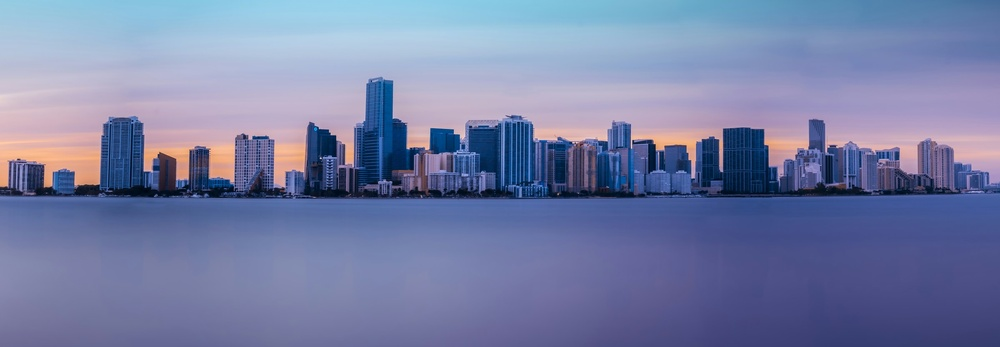
#> input picture images/img4.jpg, 1000 x 347 px, shrunk from 2400 x 833 before the run
$ jupyter execute --allow-errors Panorama_Stitching.ipynb   (older library calls are emulated)
#> lines starting #> are read from the running program, lines starting #| are printed output that depends on the picture
### python/general_functions.py
import numpy as np
import matplotlib.pyplot as plt
from numba import jit

# [157 lines left out: functions normalize_img, show_images, sobel_numba, compute_weighted_histogram, get_hist, concatenate_images, not called in this run]

### python/sift_extractor.py
import cv2
import numpy as np
import pandas as pd
from numba import jit
from skimage.transform import rotate

try :
    from general_functions import get_hist
except ImportError:
    from python.general_functions import get_hist

class SIFT:
    def __init__(self, sigma=1.2, k=np.sqrt(1.8), num_downsamples=3, doG_thresh=0.003, r=10):
        self.doG_thresh = doG_thresh
        self.r = r
        self.sigmas = [sigma, k * sigma, k**2 * sigma, k**3 * sigma, k**4 * sigma, k**5 * sigma]
        self.downsampling_lvls = [1.0]

        for i in range(num_downsamples):
            self.downsampling_lvls.append(np.sqrt(2) * self.downsampling_lvls[-1])


    def downsample_img(self, img):
        """
        Generates a list of images by downsampling the input image at different levels.

        Parameters:
        - img: Input image (NumPy array).
        - lvls: List of downsampling levels.

        Returns:
        - generated_imgs: List of images downsampled at different levels.
        """
        lvls = self.downsampling_lvls
        generated_imgs = [cv2.resize(img, (0, 0), fx=1.0/lvl, fy=1.0/lvl) for lvl in lvls]
        return generated_imgs

    def create_octave(self, img):
        """
        Generates a list of images by applying Gaussian blur to the input image at different sigma values.

        Parameters:
        - img: Input image (NumPy array).
        - sigmas: List of sigma values for Gaussian blurring.

        Returns:
        - generated_imgs: List of images blurred at different sigma values.
        """
        sigmas = self.sigmas
        blurred_images = [cv2.GaussianBlur(img, (0, 0), sigmaX=sigma, sigmaY=sigma) for sigma in sigmas]
        return blurred_images

    def get_doG(self, imgs_list):
        """
        Computes the Difference of Gaussians (doG) for a list of images.

        Parameters:
        - imgs_list: List of images.

        Returns:
        - doG_list: List of images representing the differences between consecutive scales.
        """
        doG_list = [imgs_list[i] - imgs_list[i - 1] for i in range(1, len(imgs_list))]
        return doG_list

    @staticmethod
    @jit(nopython=True)
    def get_keypoints(doG_list, thresh=0.003):  # check that image values are between 0 and 1
        """
        Detects potential keypoints in Difference of Gaussian (doG) images.

        Args:
        - doG_list (list of arrays): A list containing Difference of Gaussian images.
        - thresh (float): Threshold value for identifying potential keypoints (default: 0.55).

        Returns:
        - total_keypoints (list of lists of tuples): A list containing coordinates of identified keypoints for each doG image.

        Notes:
        - The function iterates through the doG images in 'doG_list' and identifies potential keypoints.
        - 'thresh' determines the sensitivity of keypoint detection.
        - Output 'total_keypoints' contains lists of keypoints corresponding to each doG image.
        """
        candidate_keypoints = []
        H, W = doG_list[0].shape

        for y in range(1, H - 1):
            for x in range(1, W - 1):
                wind1 = doG_list[0][y - 1: y + 2, x - 1: x + 2]
                wind2 = doG_list[1][y - 1: y + 2, x - 1: x + 2]
                wind3 = doG_list[2][y - 1: y + 2, x - 1: x + 2]

                if np.abs(doG_list[1][y, x]) > thresh:
                    if (doG_list[1][y, x] > max([np.max(wind1), np.max(wind3)]) or
                        doG_list[1][y, x] < min([np.min(wind1), np.min(wind3)])):

                        if (doG_list[1][y, x] == np.max(wind2) or doG_list[1][y, x] == np.min(wind2)):
                            candidate_keypoints.append((x, y))  # Swap x and y here

        return candidate_keypoints

    def filter_keypoints(self, img, keypoints, dxx, dyy, dxy, r=10, patch_size=5):
        """
        Filter keypoints based on the Hessian matrix determinant ratio.

        Parameters:
        - img: Input image.
        - keypoints: List of keypoints, where each keypoint is represented as a tuple (x, y).
        - dxx, dyy, dxy: Second derivatives of the image in x, y directions.
        - r: Parameter controlling the acceptance of keypoints based on Hessian determinant ratio.
            Keypoints with a ratio below ((r + 1)^2) / r are accepted.
        - patch_size: Size of the neighborhood patch for computing derivatives.

        Returns:
        List of filtered keypoints based on the Hessian determinant ratio.
        Each filtered keypoint is represented as a tuple (x, y).
        """
        filtered_keypoints = []

        for kp in keypoints:
            x, y = kp

            # Calculate the Hessian matrix at the keypoint location
            y_start, y_end = int(y - patch_size/2), int(y + patch_size/2)
            x_start, x_end = int(x - patch_size/2), int(x + patch_size/2)

            dxx_ = dxx[y_start:y_end, x_start:x_end]
            dyy_ = dyy[y_start:y_end, x_start:x_end]
            dxy_ = dxy[y_start:y_end, x_start:x_end]

            if dxx_.any():
                # Construct the Hessian matrix
                H = np.array([[np.sum(dxx_**2), np.sum(dxy_**2)],
                            [np.sum(dxy_**2), np.sum(dyy_**2)]])

                # Calculate the Hessian determinant ratio
                ratio = (H[0, 0] + H[1, 1])**2 / (np.linalg.det(H) + 1e-8)

                # Check if the keypoint satisfies the Hessian determinant ratio condition
                if(x < img.shape[1] - 1 and y < img.shape[0] - 1):
                    if ratio < ((r + 1)**2) / r:
                        filtered_keypoints.append((x, y))
        return filtered_keypoints

    def get_dominant_angles(self, filtered_keypoints, gradient_magnitude, gradient_orientation, patch_size=8):
        """
        Calculate dominant angles for filtered keypoints based on local gradient information.

        Parameters:
        - filtered_keypoints: List of filtered keypoints, where each keypoint is represented as a tuple (x, y).
        - gradient_magnitude: Gradient magnitude image.
        - gradient_orientation: Gradient orientation image.
        - patch_size: Size of the neighborhood patch for computing orientations.

        Returns:
        - orientation_data: Dictionary mapping each keypoint to a list of dominant angles.
        - new_filtered_keypoints: List of keypoints that passed the patch size check.
        """
        orientation_data = {}
        new_filtered_keypoints = []

        for kp in filtered_keypoints:
            x, y = kp
            y_start, y_end = int(y - patch_size / 2), int(y + patch_size / 2)
            x_start, x_end = int(x - patch_size / 2), int(x + patch_size / 2)
            patch_magnitude = gradient_magnitude[y_start:y_end, x_start:x_end]
            patch_orientation = gradient_orientation[y_start:y_end, x_start:x_end]

            if patch_magnitude.shape == (patch_size, patch_size):
                # Flatten the orientation and magnitude arrays
                flat_magnitude = patch_magnitude.flatten()
                flat_orientation = patch_orientation.flatten()

                # Calculate the weighted histogram of orientations
                hist, bins = np.histogram(flat_orientation, bins=36, range=(0, 360), weights=flat_magnitude)

                # Find the bin index with the maximum value
                max_bin_index = np.argmax(hist)

                # Convert the bin index to the corresponding orientation value
                max_orientation = (bins[max_bin_index] + bins[max_bin_index + 1]) / 2

                orientation_data[kp[:2]] = [max_orientation]
                new_filtered_keypoints.append(kp)

                # Check for additional prominent angles (>0.8 times the peak value)
                hist = np.delete(hist, max_bin_index)
                other_bins = np.where(hist > 0.8 * max_orientation)[0]

                if len(other_bins) > 0:
                    orientation_data[kp[:2]].extend([(bins[bin] + bins[bin + 1]) / 2 for bin in other_bins])

        return orientation_data, new_filtered_keypoints


    def get_descriptor(self, doG_i, kp, rot_angle, patch_size=16, subarray_size=4):
        """
        Generates a sift descriptor for a keypoint in an image.

        Parameters:
        - doG_i (numpy.ndarray): The Difference of Gaussians (DoG) image from which the descriptor is computed.
        - kp (tuple): Keypoint coordinates (x, y) for which the descriptor is generated.
        - rot_angle (float): Rotation angle in degrees representing the dominant orientation of the keypoint.
        - patch_size (int, optional): Size of the square patch around the keypoint. Default is 16.
        - subarray_size (int, optional): Size of the subarrays within the patch. Default is 4.
        - func (function, optional): Function used to compute the feature vector for each subarray. Default is get_hist.

        Returns:
        - normalized_feature_vector (numpy.ndarray): Normalized feature vector representing the sift descriptor.

        Note:
        - The function checks boundaries to ensure that the generated patch around the keypoint is within the image limits.
        - The patch is rotated using the specified dominant angle before computing the feature vector.
        - The feature vector is obtained by applying the specified function to subarrays within the rotated patch.
        - The resulting feature vector is normalized to ensure invariance to scale and illumination changes.

        Example usage:
        descriptor = get_descriptor(doG_image, (x, y), rotation_angle)
        """

        half_patch = patch_size // 2
        x, y = kp

        # Check boundaries
        x_start = max(x - half_patch, 0)
        y_start = max(y - half_patch, 0)
        x_end = min(x + half_patch, doG_i.shape[1] - 1)
        y_end = min(y + half_patch, doG_i.shape[0] - 1)

        patch = doG_i[y_start:y_end, x_start:x_end]
        if patch.shape != (16, 16):
            return []

        # Rotate patch with the dominant angle
        patch = rotate(patch, angle=rot_angle, resize=False, preserve_range=True)

        feature_vector = []
        for row in range(0, patch_size, subarray_size):
            for col in range(0, patch_size, subarray_size):
                subarray = patch[row:min(row + subarray_size, patch_size), col:min(col + subarray_size, patch_size)]
                result = get_hist(subarray)
                feature_vector.extend(result)

        norm = np.linalg.norm(feature_vector)
        if norm:
            normalized_feature_vector = feature_vector / norm
        else:
            normalized_feature_vector = feature_vector

        return normalized_feature_vector


    def extract_sift_data(self, img):
        """
        Extracts sift keypoints and descriptors from an input image using the Scale-Invariant Feature Transform (sift) algorithm.

        Parameters:
        - img (numpy.ndarray): Input image in the form of a NumPy array.
        - sigmas (list): List of standard deviations for the Gaussian kernels used in creating the scale space.
        - downsampling_lvls (list, optional): List of downsampling levels for creating different sizes of the image. Default is [1].
        - doG_thresh (float, optional): Threshold for the Difference of Gaussians (DoG) values to identify keypoints. Default is 0.003.
        - r (int, optional): Radius for filtering keypoints based on the Hessian matrix. Default is 10.

        Returns:
        - sift_summary (pandas.DataFrame): DataFrame containing sift keypoints and descriptors with columns:
            - "Position": Keypoint position (x, y).
            - "Size": Keypoint size.
            - "Orientation": Dominant orientation of the keypoint.
            - "Descriptor": sift descriptor for the keypoint.
        """

        sift_summary = pd.DataFrame(columns=["Position", "Size", "Orientation", "Descriptor"])

        # Generate different sizes of the image
        downsampled_imgs = self.downsample_img(img)

        # Create scale space
        scale_space = []
        for i in range(len(downsampled_imgs)):
            octave = self.create_octave(downsampled_imgs[i])
            scale_space.append(octave)

        for s, imgs_list in enumerate(scale_space):
            doG_list = np.array(self.get_doG(imgs_list))

            for i in range(1, len(doG_list)-1):  # i is the scale (blur lvl)
                doG_i = doG_list[i].astype(np.float32)

                # Get keypoints of this doG
                keypoints = self.get_keypoints(np.array(doG_list), self.doG_thresh)

                # Calculate first and second derivatives of the image in both x, y directions
                dx = cv2.Sobel(doG_i, cv2.CV_64F, 1, 0, ksize=3)
                dy = cv2.Sobel(doG_i, cv2.CV_64F, 0, 1, ksize=3)
                dxx = cv2.Sobel(dx, cv2.CV_64F, 1, 0, ksize=3)
                dyy = cv2.Sobel(dy, cv2.CV_64F, 0, 1, ksize=3)
                dxy = cv2.Sobel(dy, cv2.CV_64F, 1, 0, ksize=3)

                # Calculate magnitude and direction for this doG img
                gradient_magnitude, gradient_orientation = cv2.cartToPolar(dx, dy, angleInDegrees=True)

                # Filter keypoints to include only corner points
                filtered_keypoints = self.filter_keypoints(doG_i, keypoints, dxx, dyy, dxy, r=self.r)

                orientation_data, filtered_keypoints = self.get_dominant_angles(filtered_keypoints, gradient_magnitude, gradient_orientation)


                for kp in filtered_keypoints:
                    for angle in orientation_data[kp[:2]]:
                        descriptor = self.get_descriptor(doG_i, kp, angle)
                        if len(descriptor):
                            data = [kp, 1/self.downsampling_lvls[s], angle, descriptor]
                            sift_summary.loc[len(sift_summary)] = data
        return sift_summary

### Panorama_Stitching.ipynb
# Panorama Stitching and Cropping
## Algorithm Overview

1. **Initialization:**
   - Get sift descriptors for all images
   - Get affine matrix for each image and the previous image using sift descriptors
   - Identify the middle image as the reference.
   - Initialize accumulated transformation matrices.

2. **Iterative Stitching:**
   - Iterate in both directions, accumulating affine transformations.
   - Adjust for negative x-offset and stitch images onto the reference.

3. **Crop Black Boundaries:**
   - Crop the stitched image to remove black boundaries.

[cell 1]
import cv2
import numpy as np
import skimage.io as io
import matplotlib.pyplot as plt
from skimage.color import rgb2gray
from skimage.transform import rotate
from python.sift_extractor import SIFT
from sklearn.neighbors import NearestNeighbors
from python.general_functions import show_images, normalize_img

We will be using functions defined in `RANSANC_Homograpy_Stitching.ipynb` notebook
(compute_homography_matrix, stitch_two_images, find_bounding_box)

[cell 2]
def compute_homography_matrix(src_sift, dst_sift, nearest_neighbors_model, threshold_distance=0.7):
    '''calculates homography matrix of transforming source image to destination image'''

    # Find nearest neighbors for each descriptor in the source keypoints
    distances, indices = nearest_neighbors_model.kneighbors(src_sift["Descriptor"].to_list())

    # Filter indices based on the threshold distance
    filtered_indices = indices[distances < threshold_distance].ravel()

    # Extract corresponding points from the source and target keypoints
    source_points = np.array(src_sift.iloc[distances < threshold_distance]['Position'].to_list())[:, :2]
    target_points = np.array(dst_sift.take(filtered_indices)['Position'].to_list())[:, :2]

    # Estimate homography matrix using RANSAC
    # computes the homography matrix (H) to transform points from the source image (srcPoints) to the destination image (dstPoints)
    homography_matrix, _ = cv2.findHomography(source_points.astype(np.float32), target_points.astype(np.float32),
                                              cv2.RANSAC, ransacReprojThreshold=5)

    return homography_matrix

def stitch_two_images(img1, img2, x_offset=0, img1_left=False):
    """
    Stitch two images horizontally.

    Parameters:
    - img1: First input image to be stitched.
    - img2: Second input image to be stitched.
    - x_offset: Horizontal offset to adjust the stitching position of img1.
    - img1_left: Boolean indicating whether img1 is on the left (True) or right (False).

    Returns:
    - result_image: The stitched image.
    """
    # Normalize input images
    img1 = normalize_img(img1)
    img2 = normalize_img(img2)

    # Get dimensions of img1
    h1, w1 = img1.shape[:2]

    # Create an identity transformation matrix with horizontal offset
    m = np.eye(3)
    m[0, 2] = x_offset

    # Warp img1 using the transformation matrix
    img1_warped = cv2.warpPerspective(img1, m, (w1 + x_offset, h1))

    # Initialize the stitched image with zeros
    stitched_img = np.zeros(img2.shape)

    # Place the warped img1 on the left or right side of the stitched image
    if img1_left:
        stitched_img[:, :w1 + x_offset] = img1_warped
    else:
        stitched_img[:, :w1] = img1_warped

    # Create masks for pixels with values in both images
    mask_both = np.all((stitched_img != 0, img2 != 0), axis=0)

    # Create a new image by taking the mean of pixels with values in both images
    mean_image_both = np.zeros_like(img2, dtype=np.float32)
    mean_image_both[mask_both] = (stitched_img[mask_both] + img2[mask_both]) / 2

    # Create a new image by adding other pixels together
    result_image = stitched_img + img2

    # Combine the two images by replacing pixels with mean values
    result_image[mask_both] = mean_image_both[mask_both]

    return result_image

def find_bounding_box(img):
    """
    Find the bounding box of the main object in a binary or grayscale image.

    Parameters:
    - img: Input image (binary or grayscale).

    Returns:
    - x: X-coordinate of the top-left corner of the bounding box.
    - y: Y-coordinate of the top-left corner of the bounding box.
    - w: Width of the bounding box.
    - h: Height of the bounding box.
    """

    # Convert the image to grayscale if it's in RGB format
    if len(img.shape) > 2:
        gray = rgb2gray(img)
    else:
        gray = img.copy()

    # Convert the grayscale image to a binary mask
    binary_mask = cv2.threshold(gray * 255, 1, 255, cv2.THRESH_BINARY)[1]
    binary_mask = binary_mask.astype(np.uint8)

    # Make a copy of the binary mask
    binary_mask = binary_mask.copy()

    # Define a kernel for morphological closing to fill small holes
    closing_kernel = np.ones((15, 15), np.uint8)

    # Apply closing to the binary mask
    result_mask = cv2.morphologyEx(binary_mask, cv2.MORPH_CLOSE, closing_kernel)

    # Find contours in the binary mask
    contours, _ = cv2.findContours(result_mask, cv2.RETR_EXTERNAL, cv2.CHAIN_APPROX_SIMPLE)

    # Find the largest contour (main object)
    max_contour = max(contours, key=cv2.contourArea)

    # Get the bounding box coordinates
    x, y, w, h = cv2.boundingRect(max_contour)

    # Get the initial mask at bounding box coordinates
    mask = result_mask[y:y+h, x:x+w]

    # Iterate to refine the bounding box by adjusting its position
    while np.any(mask == 0):
        # Save the previous state of the mask
        prev_mask = mask.copy()

        # Adjust the bounding box
        x += 2
        y += 2
        w -= 4  # Decrease width by 4 to adjust for both sides
        h -= 4  # Decrease height by 4 to adjust for both top and bottom
        mask = result_mask[y:y+h, x:x+w]

        # Check if the adjustment changed the mask
        if np.array_equal(mask, prev_mask):
            break

    return x, y, w, h

[cell 3]
# read a panorama image
img = io.imread("images/img4.jpg")
#> img is the input picture: shape (347, 1000, 3); mean R, G, B 117.5, 126.8, 165.8
print(f"Shape = {img.shape}")
#| Shape = (347, 1000, 3)
io.imshow(img)
plt.show()

[cell 4]
# split img into mutliple images and rotate them by a degree from -10 to 10
img_splits = []
width = 600
#> (the rest of this cell did not finish here and is left out)

[cell 5]
show_images(img_splits, [f"split {i+1}" for i in range(len(img_splits))], show_axis=False)
#> the loop in show_images, `for i in range(len(imgs)):` made 4 passes
#> in show_images, `plt.show()`:
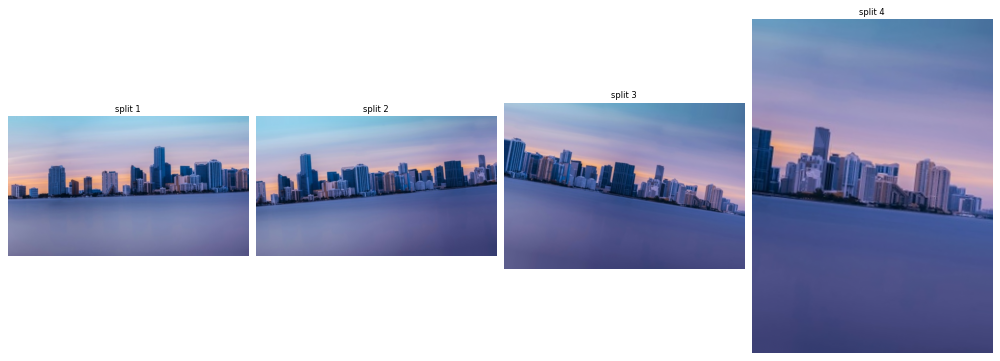
#> figure drawn by matplotlib, 4 panels

[cell 6]
# Convert rgb images to gray
gray_img_splits = [rgb2gray(i) for i in img_splits]
#> gray_img_splits = 4 items

[cell 7]
# get sift descriptor for each img and store them in a list
sift_data = []
sift_ = SIFT(num_downsamples=0)
for img_ in gray_img_splits:
    sift_summary = sift_.extract_sift_data(img_)
    sift_data.append(sift_summary)
#> this loop made 4 passes
#> sift_summary on pass 1: table of 0 rows and 4 columns

[cell 8]
# get affine matrix between img i and img i-1
affine_matrices = []
k_neighbors = 1
model = NearestNeighbors(n_neighbors=k_neighbors)

for i in range(1, len(gray_img_splits)):
    img1 = np.uint8(gray_img_splits[i-1] * 255)
    img2 = np.uint8(gray_img_splits[i] * 255)

    src_sift = sift_data[i-1]
    dst_sift = sift_data[i]

    model.fit(dst_sift["Descriptor"].to_list());

    a_m = compute_homography_matrix(src_sift, dst_sift, model, 1)
    affine_matrices.append(a_m)
#> this loop made 3 passes
#> pass 1, `img1 = np.uint8(gray_img_splits[i-1] * 255)`:
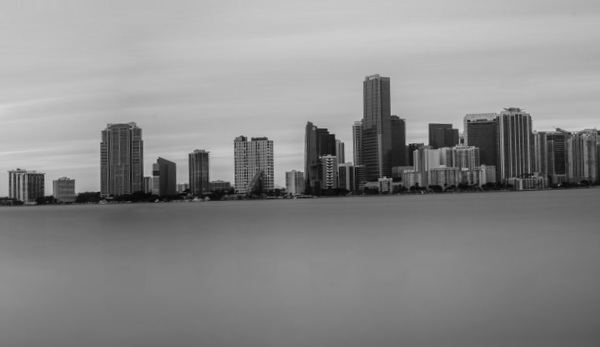
#> img1: shape (347, 600); min 6, max 213, mean 138.1
#> pass 1, `img2 = np.uint8(gray_img_splits[i] * 255)`:
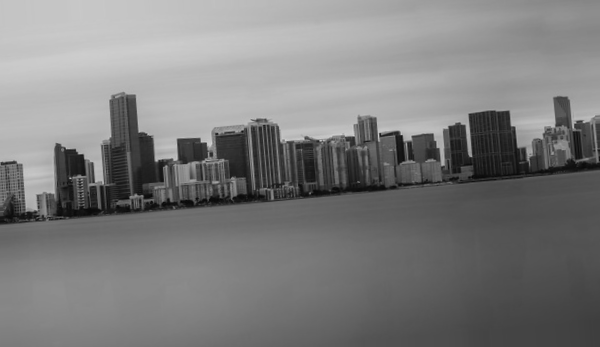
#> img2: shape (347, 600); min 6, max 209, mean 125.2
#> (the rest of the program and of its run is left out)
